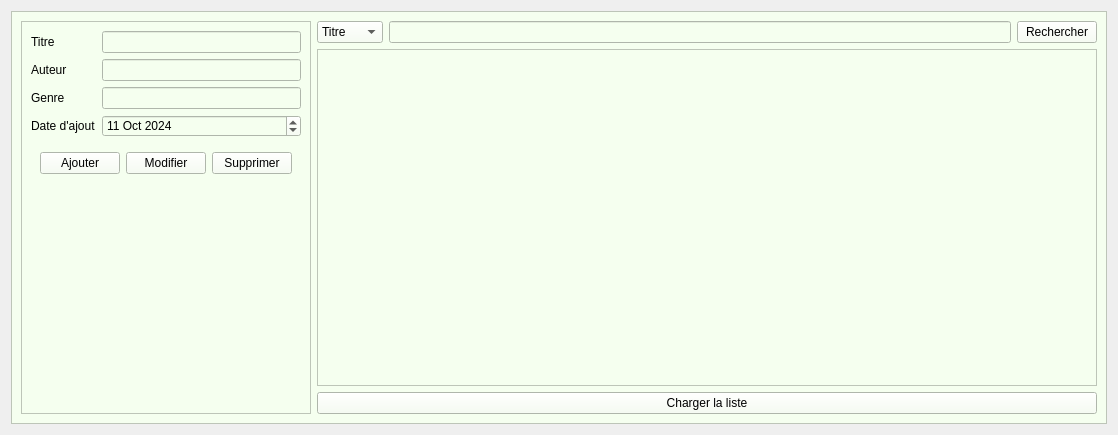
<?xml version="1.0" encoding="UTF-8"?>
<ui version="4.0">
 <class>Livres</class>
 <widget class="QWidget" name="Livres">
  <property name="geometry">
   <rect>
    <x>0</x>
    <y>0</y>
    <width>1118</width>
    <height>435</height>
   </rect>
  </property>
  <property name="windowTitle">
   <string>Form</string>
  </property>
  <layout class="QHBoxLayout" name="horizontalLayout">
   <item>
    <widget class="QFrame" name="frame">
     <property name="styleSheet">
      <string notr="true">background-color: rgb(245, 255, 239);</string>
     </property>
     <property name="frameShape">
      <enum>QFrame::StyledPanel</enum>
     </property>
     <property name="frameShadow">
      <enum>QFrame::Raised</enum>
     </property>
     <layout class="QHBoxLayout" name="horizontalLayout_6">
      <item>
       <widget class="QFrame" name="frame_2">
        <property name="sizePolicy">
         <sizepolicy hsizetype="Fixed" vsizetype="Preferred">
          <horstretch>0</horstretch>
          <verstretch>0</verstretch>
         </sizepolicy>
        </property>
        <property name="frameShape">
         <enum>QFrame::StyledPanel</enum>
        </property>
        <property name="frameShadow">
         <enum>QFrame::Raised</enum>
        </property>
        <layout class="QHBoxLayout" name="horizontalLayout_5">
         <item>
          <layout class="QFormLayout" name="formLayout">
           <item row="0" column="0">
            <widget class="QLabel" name="label">
             <property name="text">
              <string>Titre</string>
             </property>
            </widget>
           </item>
           <item row="0" column="1">
            <widget class="QLineEdit" name="labelTitre"/>
           </item>
           <item row="1" column="0">
            <widget class="QLabel" name="label_2">
             <property name="text">
              <string>Auteur</string>
             </property>
            </widget>
           </item>
           <item row="2" column="0">
            <widget class="QLabel" name="label_3">
             <property name="text">
              <string>Genre</string>
             </property>
            </widget>
           </item>
           <item row="2" column="1">
            <widget class="QLineEdit" name="labelGenre"/>
           </item>
           <item row="3" column="0">
            <widget class="QLabel" name="label_4">
             <property name="text">
              <string>Date d'ajout</string>
             </property>
            </widget>
           </item>
           <item row="3" column="1">
            <widget class="QDateEdit" name="labelDate">
             <property name="dateTime">
              <datetime>
               <hour>0</hour>
               <minute>0</minute>
               <second>0</second>
               <year>2024</year>
               <month>10</month>
               <day>11</day>
              </datetime>
             </property>
            </widget>
           </item>
           <item row="4" column="0" colspan="2">
            <widget class="QWidget" name="widget" native="true">
             <layout class="QHBoxLayout" name="horizontalLayout_2">
              <item>
               <widget class="QPushButton" name="btnAjouter">
                <property name="text">
                 <string>Ajouter</string>
                </property>
               </widget>
              </item>
              <item>
               <widget class="QPushButton" name="btnModifier">
                <property name="text">
                 <string>Modifier</string>
                </property>
               </widget>
              </item>
              <item>
               <widget class="QPushButton" name="btnSupprimer">
                <property name="text">
                 <string>Supprimer</string>
                </property>
               </widget>
              </item>
             </layout>
            </widget>
           </item>
           <item row="5" column="0" colspan="2">
            <widget class="QWidget" name="widget_2" native="true">
             <layout class="QHBoxLayout" name="horizontalLayout_3">
              <item alignment="Qt::AlignHCenter">
               <widget class="QLabel" name="labelInfo">
                <property name="text">
                 <string/>
                </property>
               </widget>
              </item>
             </layout>
            </widget>
           </item>
           <item row="1" column="1">
            <widget class="QLineEdit" name="labelAuteur"/>
           </item>
          </layout>
         </item>
        </layout>
       </widget>
      </item>
      <item>
       <layout class="QGridLayout" name="gridLayout">
        <item row="3" column="0">
         <widget class="QPushButton" name="btnCharger">
          <property name="text">
           <string>Charger la liste</string>
          </property>
         </widget>
        </item>
        <item row="1" column="0">
         <layout class="QHBoxLayout" name="horizontalLayout_4">
          <item>
           <widget class="QComboBox" name="comboBox">
            <item>
             <property name="text">
              <string>Titre</string>
             </property>
            </item>
            <item>
             <property name="text">
              <string>Auteur</string>
             </property>
            </item>
            <item>
             <property name="text">
              <string>Genre</string>
             </property>
            </item>
           </widget>
          </item>
          <item>
           <widget class="QLineEdit" name="labelRechercher"/>
          </item>
          <item>
           <widget class="QPushButton" name="btnRechercher">
            <property name="text">
             <string>Rechercher</string>
            </property>
           </widget>
          </item>
         </layout>
        </item>
        <item row="2" column="0">
         <widget class="QTableView" name="tableLivre">
          <property name="frameShadow">
           <enum>QFrame::Plain</enum>
          </property>
          <property name="sizeAdjustPolicy">
           <enum>QAbstractScrollArea::AdjustIgnored</enum>
          </property>
          <property name="showGrid">
           <bool>true</bool>
          </property>
          <attribute name="horizontalHeaderCascadingSectionResizes">
           <bool>false</bool>
          </attribute>
          <attribute name="horizontalHeaderDefaultSectionSize">
           <number>160</number>
          </attribute>
          <attribute name="verticalHeaderShowSortIndicator" stdset="0">
           <bool>false</bool>
          </attribute>
          <attribute name="verticalHeaderStretchLastSection">
           <bool>false</bool>
          </attribute>
         </widget>
        </item>
       </layout>
      </item>
     </layout>
    </widget>
   </item>
  </layout>
 </widget>
 <resources/>
 <connections/>
</ui>
